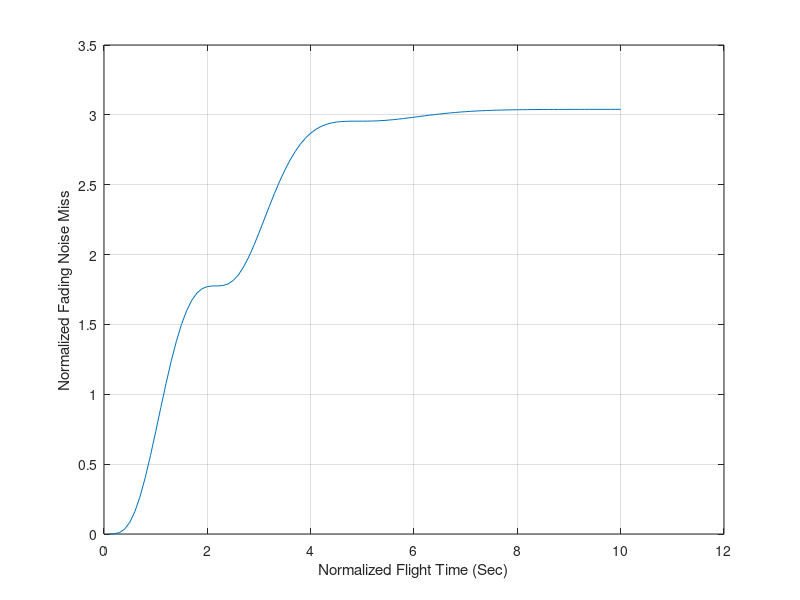
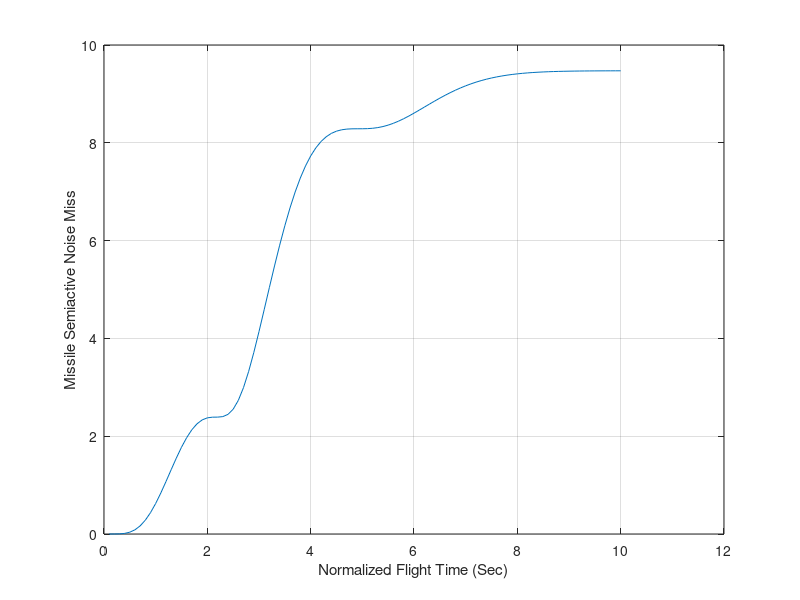
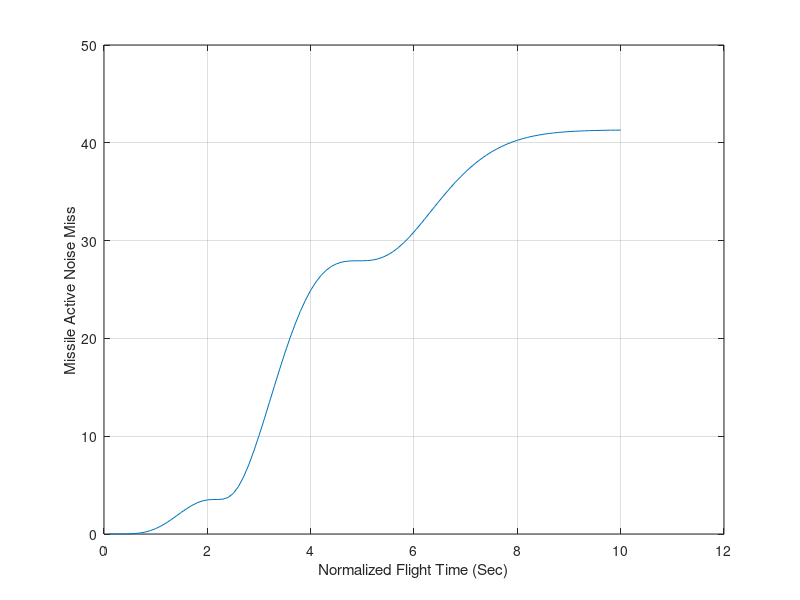
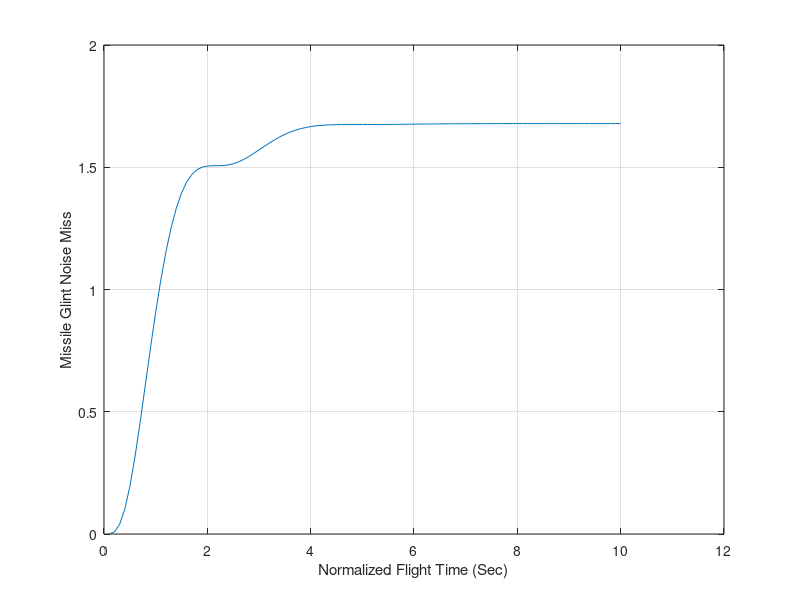

These figures' MATLAB source, in order:
clear
XNP=3.;
TAU=1.;
TF=10.;
VC=1.;
PHIFN=1;
PHIRN=1;
PHIRNA=1;
PHIGL=1;
RA=1;
T=0.;
S=0.;
TP=T+.00001;
X2=0;
X3=1;
X4=0;
X5=0.;
X6=0.;
X7=0.;
X8=0.;
X9=0.;
X10=0.;
X11=0.;
X12=0.;
H=.01;
n=0.;
while TP<=(TF-1e-5)
      X2OLD=X2;
      X3OLD=X3;
      X4OLD=X4;
      X5OLD=X5;
      X6OLD=X6;
      X7OLD=X7;
      X8OLD=X8;
      X9OLD=X9;
      X10OLD=X10;
      X11OLD=X11;
      X12OLD=X12;
      STEP=1;
      FLAG=0;
      while STEP<=1
        if FLAG==1
        STEP=2;
        X2=X2+H*X2D;
        X3=X3+H*X3D;
        X4=X4+H*X4D;
        X5=X5+H*X5D;
        X6=X6+H*X6D;
        X7=X7+H*X7D;
        X8=X8+H*X8D;
        X9=X9+H*X9D;
        X10=X10+H*X10D;
                        X11=X11+H*X11D;
        X12=X12+H*X12D;
        TP=TP+H;
        end
        X2D=X3;
        Y1=5.*(5.*X5/TAU+X4)/TAU;
        TGO=TP+.00001;
        X3D=Y1/(VC*TGO);
        X4D=-Y1;
        X5D=-5.*X5/TAU+5.*X6*XNP*VC/TAU;
        X6D=-5.*X6/TAU+5.*X7/TAU;
        X7D=-5.*X7/TAU+5.*X8/TAU;
        X8D=-5.*X8/TAU-X2;
        X9D=Y1^2;
        X10D=(Y1*VC*TGO/RA)^2;
                X11D=(Y1*((VC*TGO/RA)^2))^2;
                X12D=(Y1/(VC*TGO))^2;
        FLAG=1;
      end
      FLAG=0;
      X2=.5*(X2OLD+X2+H*X2D);
      X3=.5*(X3OLD+X3+H*X3D);
      X4=.5*(X4OLD+X4+H*X4D);
      X5=.5*(X5OLD+X5+H*X5D);
      X6=.5*(X6OLD+X6+H*X6D);
      X7=.5*(X7OLD+X7+H*X7D);
      X8=.5*(X8OLD+X8+H*X8D);
      X9=.5*(X9OLD+X9+H*X9D);
      X10=.5*(X10OLD+X10+H*X10D);
      X11=.5*(X11OLD+X11+H*X11D);
      X12=.5*(X12OLD+X12+H*X12D);
      S=S+H;
      if S>=.0999
        S=0.;
        n=n+1;
        XMFN=sqrt(X9*PHIFN);
        XMRN=sqrt(X10*PHIRN);
        XMRNA=sqrt(X11*PHIRNA);
        XMGL=sqrt(X12*PHIGL);
        ArrayTP(n)=TP;
        ArrayXMFN(n)=XMFN;
        ArrayXMRN(n)=XMRN;
        ArrayXMRNA(n)=XMRNA;
                ArrayXMGL(n)=XMGL;
      end
end
XMFN
XMRN
XMRNA
XMGL
figure
plot(ArrayTP,ArrayXMFN),grid
xlabel('Normalized Flight Time (Sec)')
ylabel('Normalized Fading Noise Miss')
figure
plot(ArrayTP,ArrayXMRN),grid
xlabel('Normalized Flight Time (Sec)')
ylabel('Missile Semiactive Noise Miss')
figure
plot(ArrayTP,ArrayXMRNA),grid
xlabel('Normalized Flight Time (Sec)')
ylabel('Missile Active Noise Miss')
figure
plot(ArrayTP,ArrayXMGL),grid
xlabel('Normalized Flight Time (Sec)')
ylabel('Missile Glint Noise Miss')
clc
output=[ArrayTP',ArrayXMFN',ArrayXMRN',ArrayXMRNA',ArrayXMGL'];
save datfil.txt output -ascii
disp 'simulation finished'
